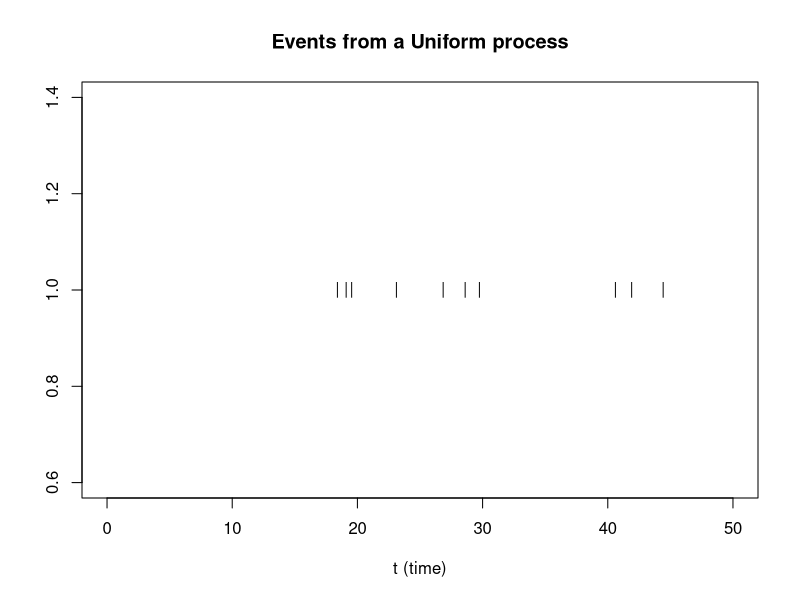

Recreate this plot in R.
##################################################
## display 100 events uniformly distributed
## in time over the interval (0,50)
##################################################

simEvents = runif(10, 0, 50) # simulate 10 events uniformly over (0,50)
plot(cbind(simEvents, rep(1,length(simEvents))), xlim=c(0,50), cex=1, pch="|", main="Events from a Uniform process", xlab="t (time)") # plot the event times

